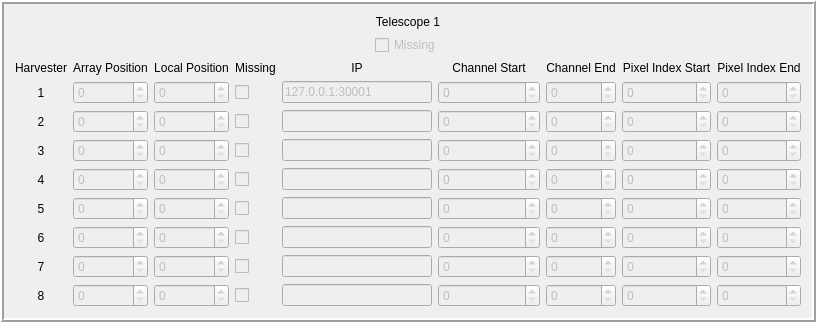
             <widget class="QFrame" name="t1_state_frame">
              <property name="frameShape">
               <enum>QFrame::Box</enum>
              </property>
              <property name="frameShadow">
               <enum>QFrame::Raised</enum>
              </property>
              <property name="lineWidth">
               <number>2</number>
              </property>
              <property name="midLineWidth">
               <number>0</number>
              </property>
              <layout class="QVBoxLayout" name="verticalLayout_14">
               <item>
                <widget class="QLabel" name="t1_state_telescope_label">
                 <property name="text">
                  <string>Telescope 1</string>
                 </property>
                 <property name="alignment">
                  <set>Qt::AlignCenter</set>
                 </property>
                </widget>
               </item>
               <item>
                <layout class="QHBoxLayout" name="t1_state_h_layout">
                 <item>
                  <spacer name="t1_state_left_hspacer">
                   <property name="orientation">
                    <enum>Qt::Horizontal</enum>
                   </property>
                   <property name="sizeHint" stdset="0">
                    <size>
                     <width>40</width>
                     <height>20</height>
                    </size>
                   </property>
                  </spacer>
                 </item>
                 <item>
                  <widget class="QCheckBox" name="t1_state_telescope_missing_check">
                   <property name="enabled">
                    <bool>false</bool>
                   </property>
                   <property name="text">
                    <string>Missing</string>
                   </property>
                  </widget>
                 </item>
                 <item>
                  <spacer name="t1_state_right_hspacer">
                   <property name="orientation">
                    <enum>Qt::Horizontal</enum>
                   </property>
                   <property name="sizeHint" stdset="0">
                    <size>
                     <width>40</width>
                     <height>20</height>
                    </size>
                   </property>
                  </spacer>
                 </item>
                </layout>
               </item>
               <item>
                <layout class="QGridLayout" name="t1_state_grid_layout">
                 <item row="0" column="6">
                  <widget class="QLabel" name="t1_state_channel_end_label">
                   <property name="text">
                    <string>Channel End</string>
                   </property>
                   <property name="alignment">
                    <set>Qt::AlignCenter</set>
                   </property>
                  </widget>
                 </item>
                 <item row="0" column="7">
                  <widget class="QLabel" name="t1_state_pixel_index_start_label">
                   <property name="text">
                    <string>Pixel Index Start</string>
                   </property>
                   <property name="alignment">
                    <set>Qt::AlignCenter</set>
                   </property>
                  </widget>
                 </item>
                 <item row="0" column="0">
                  <widget class="QLabel" name="t1_state_harvester_label">
                   <property name="text">
                    <string>Harvester</string>
                   </property>
                   <property name="alignment">
                    <set>Qt::AlignCenter</set>
                   </property>
                  </widget>
                 </item>
                 <item row="0" column="8">
                  <widget class="QLabel" name="t1_state_pixel_index_end_label">
                   <property name="text">
                    <string>Pixel Index End</string>
                   </property>
                   <property name="alignment">
                    <set>Qt::AlignCenter</set>
                   </property>
                  </widget>
                 </item>
                 <item row="5" column="0">
                  <widget class="QLabel" name="t1_state_harvester_label_5">
                   <property name="text">
                    <string>5</string>
                   </property>
                   <property name="alignment">
                    <set>Qt::AlignCenter</set>
                   </property>
                  </widget>
                 </item>
                 <item row="0" column="1">
                  <widget class="QLabel" name="t1_state_array_position_label">
                   <property name="text">
                    <string>Array Position</string>
                   </property>
                   <property name="alignment">
                    <set>Qt::AlignCenter</set>
                   </property>
                  </widget>
                 </item>
                 <item row="0" column="3">
                  <widget class="QLabel" name="t1_state_missing_label">
                   <property name="text">
                    <string>Missing</string>
                   </property>
                   <property name="alignment">
                    <set>Qt::AlignCenter</set>
                   </property>
                  </widget>
                 </item>
                 <item row="0" column="4">
                  <widget class="QLabel" name="t1_state_ip_label">
                   <property name="text">
                    <string>IP</string>
                   </property>
                   <property name="alignment">
                    <set>Qt::AlignCenter</set>
                   </property>
                  </widget>
                 </item>
                 <item row="7" column="0">
                  <widget class="QLabel" name="t1_state_harvester_label_7">
                   <property name="text">
                    <string>7</string>
                   </property>
                   <property name="alignment">
                    <set>Qt::AlignCenter</set>
                   </property>
                  </widget>
                 </item>
                 <item row="3" column="0">
                  <widget class="QLabel" name="t1_state_harvester_label_3">
                   <property name="text">
                    <string>3</string>
                   </property>
                   <property name="alignment">
                    <set>Qt::AlignCenter</set>
                   </property>
                  </widget>
                 </item>
                 <item row="2" column="0">
                  <widget class="QLabel" name="t1_state_harvester_label_2">
                   <property name="text">
                    <string>2</string>
                   </property>
                   <property name="alignment">
                    <set>Qt::AlignCenter</set>
                   </property>
                  </widget>
                 </item>
                 <item row="0" column="2">
                  <widget class="QLabel" name="t1_state_local_position_label">
                   <property name="text">
                    <string>Local Position</string>
                   </property>
                   <property name="alignment">
                    <set>Qt::AlignCenter</set>
                   </property>
                  </widget>
                 </item>
                 <item row="1" column="0">
                  <widget class="QLabel" name="t1_state_harvester_label_1">
                   <property name="text">
                    <string>1</string>
                   </property>
                   <property name="alignment">
                    <set>Qt::AlignCenter</set>
                   </property>
                  </widget>
                 </item>
                 <item row="0" column="5">
                  <widget class="QLabel" name="t1_state_channel_start_label">
                   <property name="text">
                    <string>Channel Start</string>
                   </property>
                   <property name="alignment">
                    <set>Qt::AlignCenter</set>
                   </property>
                  </widget>
                 </item>
                 <item row="8" column="0">
                  <widget class="QLabel" name="t1_state_harvester_label_8">
                   <property name="text">
                    <string>8</string>
                   </property>
                   <property name="alignment">
                    <set>Qt::AlignCenter</set>
                   </property>
                  </widget>
                 </item>
                 <item row="6" column="0">
                  <widget class="QLabel" name="t1_state_harvester_label_6">
                   <property name="text">
                    <string>6</string>
                   </property>
                   <property name="alignment">
                    <set>Qt::AlignCenter</set>
                   </property>
                  </widget>
                 </item>
                 <item row="4" column="0">
                  <widget class="QLabel" name="t1_state_harvester_label_4">
                   <property name="text">
                    <string>4</string>
                   </property>
                   <property name="alignment">
                    <set>Qt::AlignCenter</set>
                   </property>
                  </widget>
                 </item>
                 <item row="1" column="1">
                  <widget class="QSpinBox" name="t1_state_array_position_spin_1">
                   <property name="enabled">
                    <bool>false</bool>
                   </property>
                  </widget>
                 </item>
                 <item row="2" column="1">
                  <widget class="QSpinBox" name="t1_state_array_position_spin_2">
                   <property name="enabled">
                    <bool>false</bool>
                   </property>
                  </widget>
                 </item>
                 <item row="3" column="1">
                  <widget class="QSpinBox" name="t1_state_array_position_spin_3">
                   <property name="enabled">
                    <bool>false</bool>
                   </property>
                  </widget>
                 </item>
                 <item row="4" column="1">
                  <widget class="QSpinBox" name="t1_state_array_position_spin_4">
                   <property name="enabled">
                    <bool>false</bool>
                   </property>
                  </widget>
                 </item>
                 <item row="5" column="1">
                  <widget class="QSpinBox" name="t1_state_array_position_spin_5">
                   <property name="enabled">
                    <bool>false</bool>
                   </property>
                  </widget>
                 </item>
                 <item row="6" column="1">
                  <widget class="QSpinBox" name="t1_state_array_position_spin_6">
                   <property name="enabled">
                    <bool>false</bool>
                   </property>
                  </widget>
                 </item>
                 <item row="7" column="1">
                  <widget class="QSpinBox" name="t1_state_array_position_spin_7">
                   <property name="enabled">
                    <bool>false</bool>
                   </property>
                  </widget>
                 </item>
                 <item row="8" column="1">
                  <widget class="QSpinBox" name="t1_state_array_position_spin_8">
                   <property name="enabled">
                    <bool>false</bool>
                   </property>
                  </widget>
                 </item>
                 <item row="1" column="2">
                  <widget class="QSpinBox" name="t1_state_local_position_spin_1">
                   <property name="enabled">
                    <bool>false</bool>
                   </property>
                  </widget>
                 </item>
                 <item row="2" column="2">
                  <widget class="QSpinBox" name="t1_state_local_position_spin_2">
                   <property name="enabled">
                    <bool>false</bool>
                   </property>
                  </widget>
                 </item>
                 <item row="3" column="2">
                  <widget class="QSpinBox" name="t1_state_local_position_spin_3">
                   <property name="enabled">
                    <bool>false</bool>
                   </property>
                  </widget>
                 </item>
                 <item row="4" column="2">
                  <widget class="QSpinBox" name="t1_state_local_position_spin_4">
                   <property name="enabled">
                    <bool>false</bool>
                   </property>
                  </widget>
                 </item>
                 <item row="5" column="2">
                  <widget class="QSpinBox" name="t1_state_local_position_spin_5">
                   <property name="enabled">
                    <bool>false</bool>
                   </property>
                  </widget>
                 </item>
                 <item row="6" column="2">
                  <widget class="QSpinBox" name="t1_state_local_position_spin_6">
                   <property name="enabled">
                    <bool>false</bool>
                   </property>
                  </widget>
                 </item>
                 <item row="7" column="2">
                  <widget class="QSpinBox" name="t1_state_local_position_spin_7">
                   <property name="enabled">
                    <bool>false</bool>
                   </property>
                  </widget>
                 </item>
                 <item row="8" column="2">
                  <widget class="QSpinBox" name="t1_state_local_position_spin_8">
                   <property name="enabled">
                    <bool>false</bool>
                   </property>
                  </widget>
                 </item>
                 <item row="1" column="5">
                  <widget class="QSpinBox" name="t1_state_channel_start_spin_1">
                   <property name="enabled">
                    <bool>false</bool>
                   </property>
                   <property name="minimumSize">
                    <size>
                     <width>102</width>
                     <height>0</height>
                    </size>
                   </property>
                   <property name="maximum">
                    <number>999</number>
                   </property>
                  </widget>
                 </item>
                 <item row="2" column="5">
                  <widget class="QSpinBox" name="t1_state_channel_start_spin_2">
                   <property name="enabled">
                    <bool>false</bool>
                   </property>
                   <property name="maximum">
                    <number>999</number>
                   </property>
                  </widget>
                 </item>
                 <item row="3" column="5">
                  <widget class="QSpinBox" name="t1_state_channel_start_spin_3">
                   <property name="enabled">
                    <bool>false</bool>
                   </property>
                   <property name="maximum">
                    <number>999</number>
                   </property>
                  </widget>
                 </item>
                 <item row="4" column="5">
                  <widget class="QSpinBox" name="t1_state_channel_start_spin_4">
                   <property name="enabled">
                    <bool>false</bool>
                   </property>
                   <property name="maximum">
                    <number>999</number>
                   </property>
                  </widget>
                 </item>
                 <item row="5" column="5">
                  <widget class="QSpinBox" name="t1_state_channel_start_spin_5">
                   <property name="enabled">
                    <bool>false</bool>
                   </property>
                   <property name="maximum">
                    <number>999</number>
                   </property>
                  </widget>
                 </item>
                 <item row="6" column="5">
                  <widget class="QSpinBox" name="t1_state_channel_start_spin_6">
                   <property name="enabled">
                    <bool>false</bool>
                   </property>
                   <property name="maximum">
                    <number>999</number>
                   </property>
                  </widget>
                 </item>
                 <item row="7" column="5">
                  <widget class="QSpinBox" name="t1_state_channel_start_spin_7">
                   <property name="enabled">
                    <bool>false</bool>
                   </property>
                   <property name="maximum">
                    <number>999</number>
                   </property>
                  </widget>
                 </item>
                 <item row="8" column="5">
                  <widget class="QSpinBox" name="t1_state_channel_start_spin_8">
                   <property name="enabled">
                    <bool>false</bool>
                   </property>
                   <property name="maximum">
                    <number>999</number>
                   </property>
                  </widget>
                 </item>
                 <item row="1" column="6">
                  <widget class="QSpinBox" name="t1_state_channel_end_spin_1">
                   <property name="enabled">
                    <bool>false</bool>
                   </property>
                   <property name="maximum">
                    <number>999</number>
                   </property>
                  </widget>
                 </item>
                 <item row="2" column="6">
                  <widget class="QSpinBox" name="t1_state_channel_end_spin_2">
                   <property name="enabled">
                    <bool>false</bool>
                   </property>
                   <property name="maximum">
                    <number>999</number>
                   </property>
                  </widget>
                 </item>
                 <item row="3" column="6">
                  <widget class="QSpinBox" name="t1_state_channel_end_spin_3">
                   <property name="enabled">
                    <bool>false</bool>
                   </property>
                   <property name="maximum">
                    <number>999</number>
                   </property>
                  </widget>
                 </item>
                 <item row="4" column="6">
                  <widget class="QSpinBox" name="t1_state_channel_end_spin_4">
                   <property name="enabled">
                    <bool>false</bool>
                   </property>
                   <property name="maximum">
                    <number>999</number>
                   </property>
                  </widget>
                 </item>
                 <item row="5" column="6">
                  <widget class="QSpinBox" name="t1_state_channel_end_spin_5">
                   <property name="enabled">
                    <bool>false</bool>
                   </property>
                   <property name="maximum">
                    <number>999</number>
                   </property>
                  </widget>
                 </item>
                 <item row="6" column="6">
                  <widget class="QSpinBox" name="t1_state_channel_end_spin_6">
                   <property name="enabled">
                    <bool>false</bool>
                   </property>
                   <property name="maximum">
                    <number>999</number>
                   </property>
                  </widget>
                 </item>
                 <item row="7" column="6">
                  <widget class="QSpinBox" name="t1_state_channel_end_spin_7">
                   <property name="enabled">
                    <bool>false</bool>
                   </property>
                   <property name="maximum">
                    <number>999</number>
                   </property>
                  </widget>
                 </item>
                 <item row="8" column="6">
                  <widget class="QSpinBox" name="t1_state_channel_end_spin_8">
                   <property name="enabled">
                    <bool>false</bool>
                   </property>
                   <property name="maximum">
                    <number>999</number>
                   </property>
                  </widget>
                 </item>
                 <item row="1" column="7">
                  <widget class="QSpinBox" name="t1_state_pixel_index_start_spin_1">
                   <property name="enabled">
                    <bool>false</bool>
                   </property>
                   <property name="maximum">
                    <number>999</number>
                   </property>
                  </widget>
                 </item>
                 <item row="2" column="7">
                  <widget class="QSpinBox" name="t1_state_pixel_index_start_spin_2">
                   <property name="enabled">
                    <bool>false</bool>
                   </property>
                   <property name="maximum">
                    <number>999</number>
                   </property>
                  </widget>
                 </item>
                 <item row="3" column="7">
                  <widget class="QSpinBox" name="t1_state_pixel_index_start_spin_3">
                   <property name="enabled">
                    <bool>false</bool>
                   </property>
                   <property name="maximum">
                    <number>999</number>
                   </property>
                  </widget>
                 </item>
                 <item row="4" column="7">
                  <widget class="QSpinBox" name="t1_state_pixel_index_start_spin_4">
                   <property name="enabled">
                    <bool>false</bool>
                   </property>
                   <property name="maximum">
                    <number>999</number>
                   </property>
                  </widget>
                 </item>
                 <item row="5" column="7">
                  <widget class="QSpinBox" name="t1_state_pixel_index_start_spin_5">
                   <property name="enabled">
                    <bool>false</bool>
                   </property>
                   <property name="maximum">
                    <number>999</number>
                   </property>
                  </widget>
                 </item>
                 <item row="6" column="7">
                  <widget class="QSpinBox" name="t1_state_pixel_index_start_spin_6">
                   <property name="enabled">
                    <bool>false</bool>
                   </property>
                   <property name="maximum">
                    <number>999</number>
                   </property>
                  </widget>
                 </item>
                 <item row="7" column="7">
                  <widget class="QSpinBox" name="t1_state_pixel_index_start_spin_7">
                   <property name="enabled">
                    <bool>false</bool>
                   </property>
                   <property name="maximum">
                    <number>999</number>
                   </property>
                  </widget>
                 </item>
                 <item row="8" column="7">
                  <widget class="QSpinBox" name="t1_state_pixel_index_start_spin_8">
                   <property name="enabled">
                    <bool>false</bool>
                   </property>
                   <property name="maximum">
                    <number>999</number>
                   </property>
                  </widget>
                 </item>
                 <item row="1" column="8">
                  <widget class="QSpinBox" name="t1_state_pixel_index_end_spin_1">
                   <property name="enabled">
                    <bool>false</bool>
                   </property>
                   <property name="maximum">
                    <number>999</number>
                   </property>
                  </widget>
                 </item>
                 <item row="2" column="8">
                  <widget class="QSpinBox" name="t1_state_pixel_index_end_spin_2">
                   <property name="enabled">
                    <bool>false</bool>
                   </property>
                   <property name="maximum">
                    <number>999</number>
                   </property>
                  </widget>
                 </item>
                 <item row="3" column="8">
                  <widget class="QSpinBox" name="t1_state_pixel_index_end_spin_3">
                   <property name="enabled">
                    <bool>false</bool>
                   </property>
                   <property name="maximum">
                    <number>999</number>
                   </property>
                  </widget>
                 </item>
                 <item row="4" column="8">
                  <widget class="QSpinBox" name="t1_state_pixel_index_end_spin_4">
                   <property name="enabled">
                    <bool>false</bool>
                   </property>
                   <property name="maximum">
                    <number>999</number>
                   </property>
                  </widget>
                 </item>
                 <item row="5" column="8">
                  <widget class="QSpinBox" name="t1_state_pixel_index_end_spin_5">
                   <property name="enabled">
                    <bool>false</bool>
                   </property>
                   <property name="maximum">
                    <number>999</number>
                   </property>
                  </widget>
                 </item>
                 <item row="6" column="8">
                  <widget class="QSpinBox" name="t1_state_pixel_index_end_spin_6">
                   <property name="enabled">
                    <bool>false</bool>
                   </property>
                   <property name="maximum">
                    <number>999</number>
                   </property>
                  </widget>
                 </item>
                 <item row="7" column="8">
                  <widget class="QSpinBox" name="t1_state_pixel_index_end_spin_7">
                   <property name="enabled">
                    <bool>false</bool>
                   </property>
                   <property name="maximum">
                    <number>999</number>
                   </property>
                  </widget>
                 </item>
                 <item row="8" column="8">
                  <widget class="QSpinBox" name="t1_state_pixel_index_end_spin_8">
                   <property name="enabled">
                    <bool>false</bool>
                   </property>
                   <property name="maximum">
                    <number>999</number>
                   </property>
                  </widget>
                 </item>
                 <item row="1" column="3">
                  <widget class="QCheckBox" name="t1_state_harvester_missing_check_1">
                   <property name="enabled">
                    <bool>false</bool>
                   </property>
                   <property name="text">
                    <string/>
                   </property>
                  </widget>
                 </item>
                 <item row="2" column="3">
                  <widget class="QCheckBox" name="t1_state_harvester_missing_check_2">
                   <property name="enabled">
                    <bool>false</bool>
                   </property>
                   <property name="text">
                    <string/>
                   </property>
                  </widget>
                 </item>
                 <item row="3" column="3">
                  <widget class="QCheckBox" name="t1_state_harvester_missing_check_3">
                   <property name="enabled">
                    <bool>false</bool>
                   </property>
                   <property name="text">
                    <string/>
                   </property>
                  </widget>
                 </item>
                 <item row="4" column="3">
                  <widget class="QCheckBox" name="t1_state_harvester_missing_check_4">
                   <property name="enabled">
                    <bool>false</bool>
                   </property>
                   <property name="text">
                    <string/>
                   </property>
                  </widget>
                 </item>
                 <item row="5" column="3">
                  <widget class="QCheckBox" name="t1_state_harvester_missing_check_5">
                   <property name="enabled">
                    <bool>false</bool>
                   </property>
                   <property name="text">
                    <string/>
                   </property>
                  </widget>
                 </item>
                 <item row="6" column="3">
                  <widget class="QCheckBox" name="t1_state_harvester_missing_check_6">
                   <property name="enabled">
                    <bool>false</bool>
                   </property>
                   <property name="text">
                    <string/>
                   </property>
                  </widget>
                 </item>
                 <item row="7" column="3">
                  <widget class="QCheckBox" name="t1_state_harvester_missing_check_7">
                   <property name="enabled">
                    <bool>false</bool>
                   </property>
                   <property name="text">
                    <string/>
                   </property>
                  </widget>
                 </item>
                 <item row="8" column="3">
                  <widget class="QCheckBox" name="t1_state_harvester_missing_check_8">
                   <property name="enabled">
                    <bool>false</bool>
                   </property>
                   <property name="text">
                    <string/>
                   </property>
                  </widget>
                 </item>
                 <item row="1" column="4">
                  <widget class="QLineEdit" name="t1_state_ip_line_1">
                   <property name="enabled">
                    <bool>false</bool>
                   </property>
                   <property name="minimumSize">
                    <size>
                     <width>150</width>
                     <height>0</height>
                    </size>
                   </property>
                   <property name="text">
                    <string>127.0.0.1:30001</string>
                   </property>
                  </widget>
                 </item>
                 <item row="2" column="4">
                  <widget class="QLineEdit" name="t1_state_ip_line_2">
                   <property name="enabled">
                    <bool>false</bool>
                   </property>
                   <property name="minimumSize">
                    <size>
                     <width>150</width>
                     <height>0</height>
                    </size>
                   </property>
                  </widget>
                 </item>
                 <item row="3" column="4">
                  <widget class="QLineEdit" name="t1_state_ip_line_3">
                   <property name="enabled">
                    <bool>false</bool>
                   </property>
                   <property name="minimumSize">
                    <size>
                     <width>150</width>
                     <height>0</height>
                    </size>
                   </property>
                  </widget>
                 </item>
                 <item row="4" column="4">
                  <widget class="QLineEdit" name="t1_state_ip_line_4">
                   <property name="enabled">
                    <bool>false</bool>
                   </property>
                   <property name="minimumSize">
                    <size>
                     <width>150</width>
                     <height>0</height>
                    </size>
                   </property>
                  </widget>
                 </item>
                 <item row="5" column="4">
                  <widget class="QLineEdit" name="t1_state_ip_line_5">
                   <property name="enabled">
                    <bool>false</bool>
                   </property>
                   <property name="minimumSize">
                    <size>
                     <width>150</width>
                     <height>0</height>
                    </size>
                   </property>
                  </widget>
                 </item>
                 <item row="6" column="4">
                  <widget class="QLineEdit" name="t1_state_ip_line_6">
                   <property name="enabled">
                    <bool>false</bool>
                   </property>
                   <property name="minimumSize">
                    <size>
                     <width>150</width>
                     <height>0</height>
                    </size>
                   </property>
                  </widget>
                 </item>
                 <item row="7" column="4">
                  <widget class="QLineEdit" name="t1_state_ip_line_7">
                   <property name="enabled">
                    <bool>false</bool>
                   </property>
                   <property name="minimumSize">
                    <size>
                     <width>150</width>
                     <height>0</height>
                    </size>
                   </property>
                  </widget>
                 </item>
                 <item row="8" column="4">
                  <widget class="QLineEdit" name="t1_state_ip_line_8">
                   <property name="enabled">
                    <bool>false</bool>
                   </property>
                   <property name="minimumSize">
                    <size>
                     <width>150</width>
                     <height>0</height>
                    </size>
                   </property>
                  </widget>
                 </item>
                </layout>
               </item>
              </layout>
             </widget>
